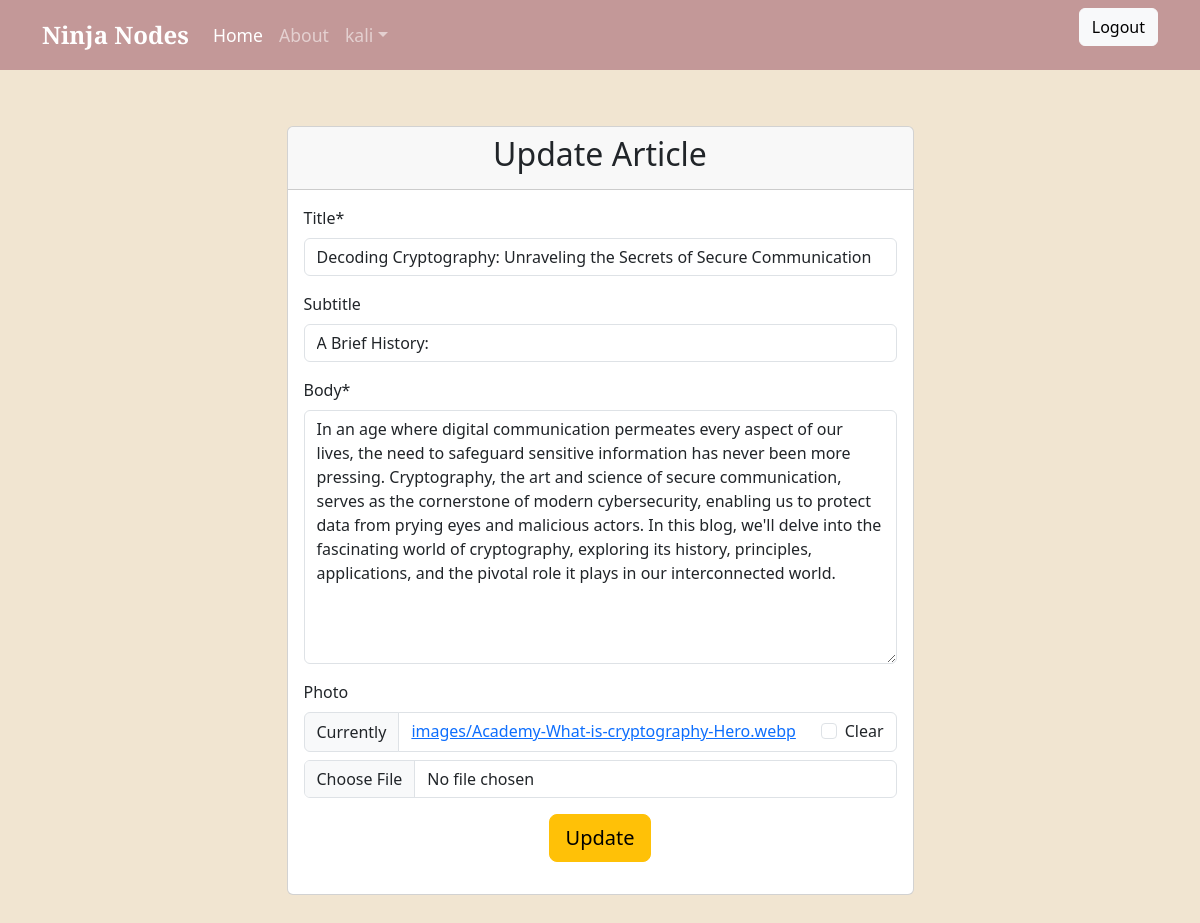
Page /update/article/12/ (signed in) on the earlier database version.
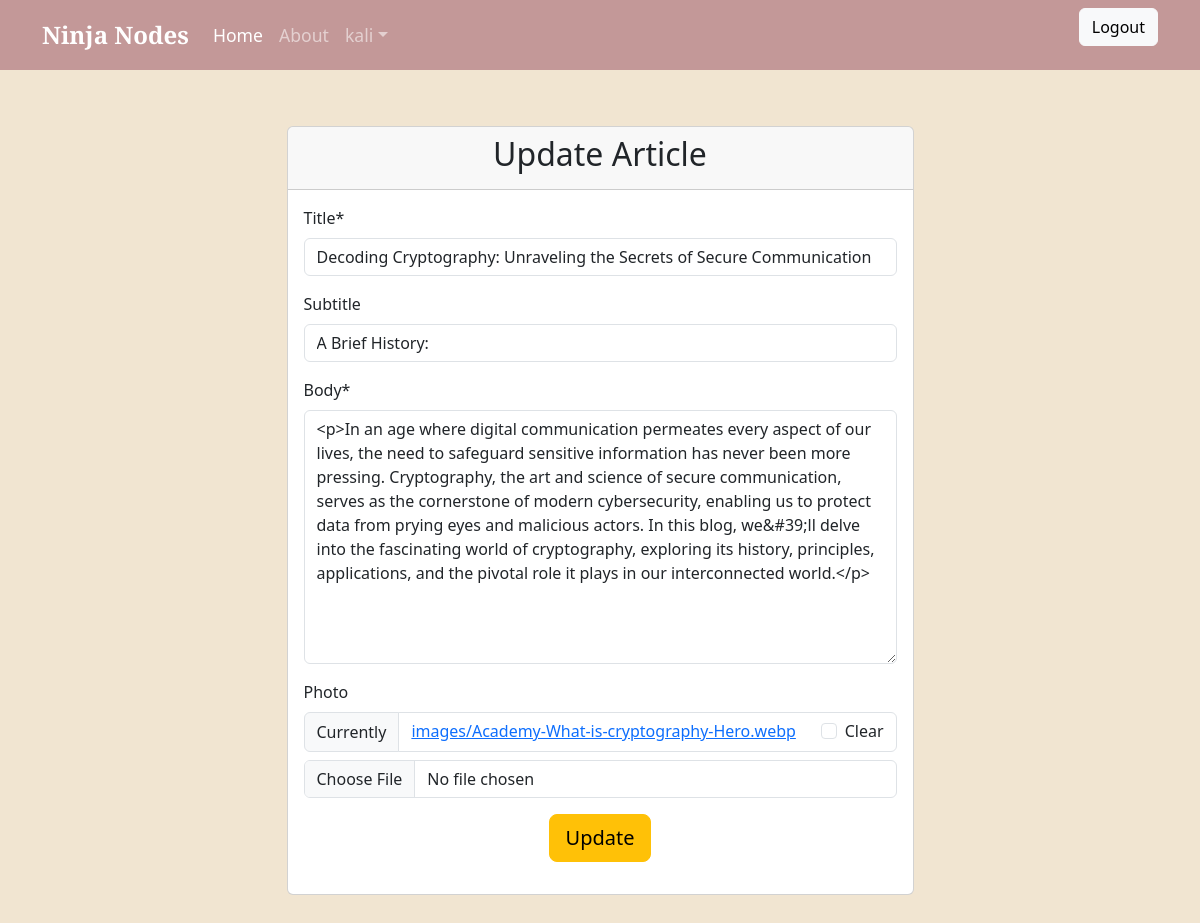
Same page on the later database version.
### accounts/models.py (models this page shows)
class CustomUser(AbstractUser):
    date_of_birth = models.DateTimeField(null=True, blank=True)

### articles/models.py (models this page shows, shortened)
class Article(models.Model):
    title = models.CharField(max_length=255)
    subtitle = models.CharField(max_length=255, blank=True)
    body = RichTextField()
    photo = models.ImageField(upload_to="images/", blank=True)
    date = models.DateTimeField(auto_now_add=True)
    author = models.ForeignKey(get_user_model(), on_delete=models.CASCADE)

### articles/views.py (the view)
# urls.py: path('update/article/<int:pk>/', ArticleUpdateView.as_view(), name='update'),
class ArticleUpdateView(LoginRequiredMixin,UserPassesTestMixin, UpdateView):
    model = Article
    fields = ['title', 'subtitle', 'body', 'photo']
    template_name = "update_view.html"
    success_url = reverse_lazy("home")
    def test_func(self):
        obj = self.get_object()
        return obj.author == self.request.user

### templates/update_view.html (shortened to what this page needs)
{% extends 'base.html' %}
{% load crispy_forms_tags %}
{% block content %}
<div class="container py-5">
    <div class="row justify-content-center">
        <div class="col-md-7">
            <div class="card custom-card">
                <div class="card-header custom-card-header text-center">
                    <h2 class="custom-card-title">Update Article</h2>
                </div>
                <div class="card-body custom-card-body">
                    <form method="post" enctype="multipart/form-data">
                        <div class="mb-3">
                            {{ form.title|as_crispy_field }}
                        </div>
                        <div class="mb-3">
                            {{ form.subtitle|as_crispy_field }}
                        </div>
                        <div class="mb-3">
                            {{ form.body|as_crispy_field }}
                        </div>
                        <div class="mb-3">
                            {{ form.photo|as_crispy_field }}
                        </div>
                        <div class="text-center">
                            <button type="submit" class="btn btn-warning btn-lg">Update</button>
                        </div>
                    </form>
                </div>
            </div>
        </div>
    </div>
</div>
{% endblock %}

### templates/base.html (shortened to what this page needs)
{% load static %}
<!DOCTYPE html>
<html lang="en">
<head>
    <link rel="stylesheet" href="{% static 'css/navbar.css' %}">
    <link rel="stylesheet" href="{% static 'css/styles.css' %}">
    <link rel="stylesheet" href="https://cdn.jsdelivr.net/npm/bootstrap@5.3.3/dist/css/bootstrap.min.css">
</head>
<body id="body">
<header>
    <nav class="navbar navbar-expand-lg navbar-dark " id="nav">
        <div class="container">
            <a class="navbar-brand" href="{% url 'about' %}">Ninja Nodes</a>
            <div class="collapse navbar-collapse" id="navbarsExample07">
                <ul class="navbar-nav me-auto mb-2 mb-lg-0">
                    <li class="nav-item">
                        <a class="nav-link active" aria-current="page" href="{% url 'home' %}">Home</a>
                    </li>
                    <li class="nav-item">
                        <a class="nav-link" href="{% url 'about' %}">About</a>
                    </li>
                    {% if user.is_authenticated %}
                    <li class="nav-item dropdown">
                        <a class="nav-link dropdown-toggle" href="#" id="dropdown07" role="button" data-bs-toggle="dropdown" aria-expanded="false">{{ user.username }}</a>
                    </li>
                    {% endif %}
                </ul>
                {% if user.is_authenticated %}
                <form class="d-flex" action="{% url 'logout' %}" method="post">
                    <button type="submit" class="btn btn-light">Logout</button>
                </form>
                {% else %}
                <a href="{% url 'login' %}" class="btn btn-primary me-2">Log In</a>
                <a href="{% url 'signup' %}" class="btn btn-outline-warning">Sign Up</a>
                {% endif %}
            </div>
        </div>
    </nav>
</header>
<div class="container mt-2">
    {% block content %}{% endblock %}
</div>
</body>
</html>

### templates/base.html (style rules this page uses)
.navbar-brand { font-family: 'Playfair Display', serif; font-size: 1.5rem; font-weight: 700; color: #fff; }
.navbar-nav .nav-link { font-size: 1.1rem; transition: color 0.3s ease-in-out, transform 0.3s ease-in-out; }
.navbar-brand { transition: transform 0.2s ease-in-out, color 0.2s ease-in-out; }
#body { background-color:#F1E5D1; }
#nav { background-color:#C39898; }

Differences in the rows shown:
changed Article "Decoding Cryptography: Unraveling the Secrets of Secure Communication": body "In an age where digital communication permeates every aspect of our lives, the need to safeguard sensitive information has never been more pressing. Cryptography, the art and science of secure communication, serves as the cornerstone of modern cybersecurity, enabling us to protect data from prying eyes and malicious actors. In this blog, we'll delve into the fascinating world of cryptography, exploring its history, principles, applications, and the pivotal role it plays in our interconnected world." → "<p>In an age where digital communication permeates every aspect of our lives, the need to safeguard sensitive information has never been more pressing. Cryptography, the art and science of secure communication, serves as the cornerstone of modern cybersecurity, enabling us to protect data from prying eyes and malicious actors. In this blog, we&#39;ll delve into the fascinating world of cryptography, exploring its history, principles, applications, and the pivotal role it plays in our interconnected world.</p>"
